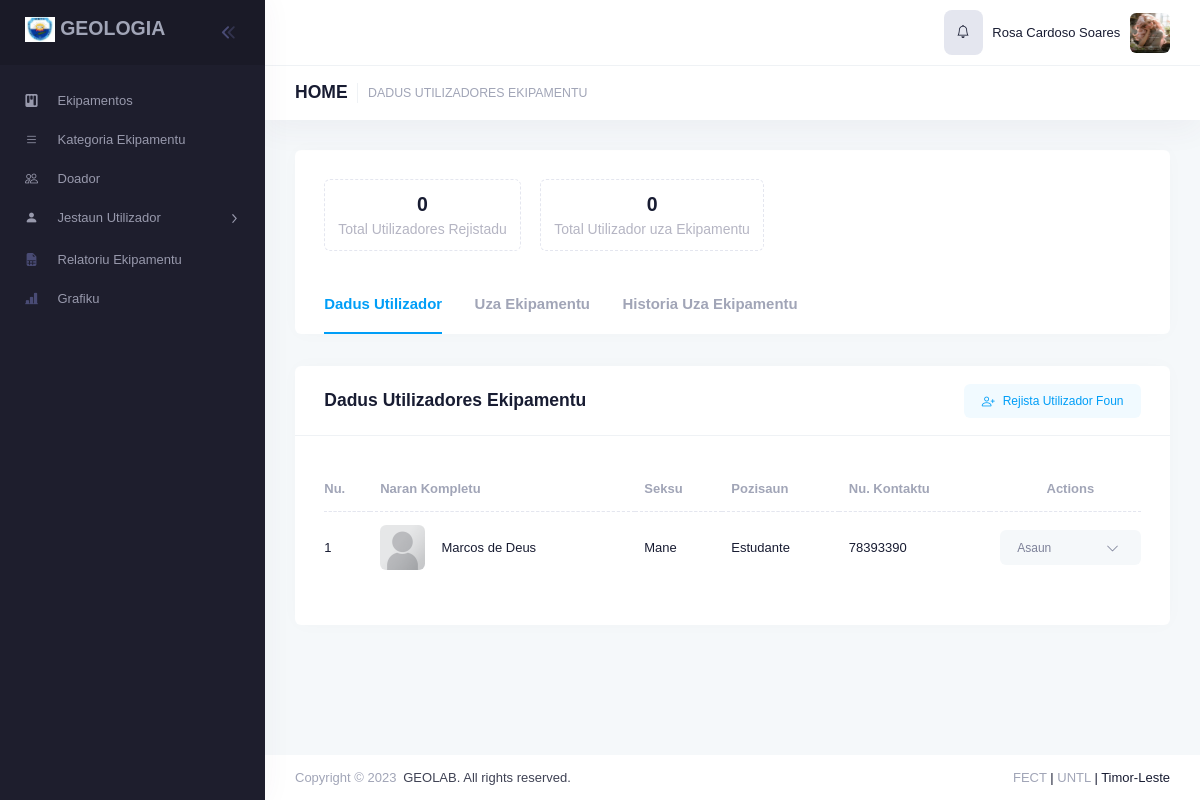
The page /equipments/utilizador/dash/ (signed in) on the database its author committed.
### users/models.py (models this page shows, shortened)
class Profile(models.Model):
	id = models.UUIDField(primary_key=True, default=uuid.uuid4, editable=False)
	user = models.OneToOneField(User, on_delete=models.CASCADE,related_name="user_profile")
	first_name = models.CharField(max_length=30, null=True, blank=True)
	last_name = models.CharField(max_length=30, null=True, blank=True)
	pob = models.CharField(max_length=50, verbose_name='Fatin Moris', null=True, blank=True)
	dob = models.DateField(verbose_name='Data Moris', null=True, blank=True)
	sex = models.CharField(choices=[('Mane','Mane'),('Feto','Feto')], max_length=6, null=True, blank=True)
	image = models.ImageField(upload_to=upload_profile, null=True, blank=True,
			validators=[FileExtensionValidator(allowed_extensions=['jpg','jpeg','png','gif'])], verbose_name="Upload Imajen")
	date_created = models.DateTimeField(auto_now_add=True,null=True,blank=True)

### equipments/models.py (models this page shows, shortened)
class Utilizador(models.Model):
	naran = models.CharField(max_length=255,null=True, verbose_name="Naran Responsavel")
	pozisaun = models.CharField(max_length=255,null=True, verbose_name="Pozisaun")
	seksu = models.CharField(choices=[('Mane','Mane'),('Feto','Feto')], max_length=10, null=True, verbose_name="Seksu")
	nu_kontaktu = models.CharField(max_length=50,null=True,verbose_name="Nu. Kontaktu")
	image = models.ImageField(upload_to='Utilizador', null=True,blank=True)
	user_created = models.ForeignKey(User, on_delete=models.CASCADE, null=True)
	date_created = models.DateTimeField(auto_now_add=True,null=True,blank=True)
	hashed = models.CharField(max_length=32, null=True)

### users/decorators.py (the view)
		def wrapper_func(request, *args, **kwargs):
			group = None
			if request.user.groups.exists():
				group = request.user.groups.all()[0].name
			if group in allowed_roles:
				return view_func(request, *args, **kwargs)
			else:
				return render(request, 'auth/500.html')

### equipments/views/utilizador.py (called while the page is built)
@login_required
@allowed_users(allowed_roles=['Administracao Laboratorio','Admin','Cordenador Laboratorio','Director','Vice Director'])
def UtilizadorEquipmentuDash(request):
	group = request.user.groups.all()[0].name
	objects = Utilizador.objects.all()
	total_utilizador = objects.count()
	total_utilizador_uza_ekip = UtilizaEkipamentu.objects.filter(is_return=False).distinct().values('utilizador').count()
	context = {
		'group':group,
		'objects': objects,
		'total_utilizador': total_utilizador,
		'total_utilizador_uza_ekip': total_utilizador_uza_ekip,
		'page': "dash",
		'active_utilizador':'active',
		'active_utilizador':'active',
		'title': 'Dadus Utilizadores Ekipamentu', 'legend': 'Dadus Utilizadores Ekipamentu',
	}
	return render(request, 'utilizador/dash.html', context)

### equipments/templates/utilizador/dash.html (shortened to what this page needs)
{% extends 'main/base.html' %}
{% load crispy_forms_tags %}
{% load static %}
{% block content %}
<div class="toolbar" id="kt_toolbar">
	<div id="kt_toolbar_container" class="container-fluid d-flex flex-stack">
		<div data-kt-swapper="true" data-kt-swapper-mode="prepend" data-kt-swapper-parent="{default: '#kt_content_container', 'lg': '#kt_toolbar_container'}" class="page-title d-flex align-items-center flex-wrap me-3 mb-5 mb-lg-0">
			<h1 class="d-flex align-items-center text-dark fw-bolder fs-3 my-1"><a class="text-dark" href="{% url 'home' %}">HOME</a>
			<small class="text-muted fs-7 fw-bold my-1 ms-1">{{title|upper}}</small>
			</h1>
		</div>
	</div>
</div>
						<div class="post d-flex flex-column-fluid" id="kt_post">
							<div id="kt_content_container" class="container-xxl">
								<div class="card mb-5 mb-xl-10">
									<div class="card-body pt-9 pb-0">
										<div class="d-flex flex-wrap flex-sm-nowrap mb-3">
											<div class="flex-grow-1">
												<div class="d-flex flex-wrap flex-stack">
													<div class="d-flex flex-column flex-grow-1 pe-8">
														<div class="d-flex flex-wrap">
															<div class="border border-gray-300 border-dashed rounded min-w-125px py-3 px-4 me-6 mb-3 text-center">
																<div class="">
																	<div class="fs-2 fw-bolder" data-kt-countup="true" data-kt-countup-value="{{total_utilizador}}" data-kt-countup-prefix="">0</div>
																</div>
																<div class="fw-bold fs-6 text-gray-400">Total Utilizadores Rejistadu</div>
															</div>
															<div class="border border-gray-300 border-dashed rounded min-w-125px py-3 px-4 me-6 mb-3 text-center">
																<div class="align-items-center">
																	<div class="fs-2 fw-bolder" data-kt-countup="true" data-kt-countup-value="{{total_utilizador_uza_ekip}}">0</div>
																</div>
																<div class="fw-bold fs-6 text-gray-400">Total Utilizador uza Ekipamentu</div>
															</div>
														</div>
													</div>
												</div>
											</div>
										</div>
										<ul class="nav nav-stretch nav-line-tabs nav-line-tabs-2x border-transparent fs-5 fw-bolder">
											<li class="nav-item mt-2">
												<a class="nav-link text-active-primary ms-0 me-10 py-5 active" href="{% url 'UtilizadorEquipmentuDash' %}">Dadus Utilizador</a>
											</li>
											<li class="nav-item mt-2">
												<a class="nav-link text-active-primary ms-0 me-10 py-5" href="{% url 'UtilizadorUzaEquipmentuDash' %}">Uza Ekipamentu</a>
											</li>
											<li class="nav-item mt-2">
												<a class="nav-link text-active-primary ms-0 me-10 py-5" href="{% url 'HistoriaUtilazaEkipamentuLaboratoriu' %}">Historia Uza Ekipamentu</a>
											</li>
										</ul>
									</div>
								</div>
								<div class="card mb-5 mb-xl-10" id="kt_profile_details_view">
									<div class="card-header cursor-pointer">
										<div class="card-title m-0">
											<h3 class="fw-bolder m-0">{{title}}</h3>
										</div>
										{% if page == 'dash' %}
										{% if group == "Admin" or group == "Administracao Laboratorio" or group == "Cordenador Laboratorio" %}
										<div class="card-toolbar" data-bs-toggle="tooltip" data-bs-placement="top" data-bs-trigger="hover" title="Click to add a user">
                        <a href="{% url 'UtilizadorEquipmentuAdd' %}" class="btn btn-sm btn-light-primary btn-active-primary">
                        <i class="bi bi-person-plus"></i>
                        Rejista Utilizador Foun</a>
                    </div>
                    {% endif %}
                    {% endif %}
									</div>
									<div class="card-body p-9">
										{% if page == 'dash' %}
										<div class="table-responsive">
											<table id="example" class="table table-row-dashed table-row-gray-300 align-middle gs-0 gy-4">
												<thead>
													<tr class="fw-bolder text-muted">
														<th class="min-w-10px">Nu.</th>
														<th class="min-w-140px">Naran Kompletu</th>
														<th class="min-w-120px">Seksu</th>
														<th class="min-w-120px">Pozisaun</th>
														<th class="min-w-120px">Nu. Kontaktu</th>
														<th class="min-w-100px text-center">Actions</th>
													</tr>
												</thead>
												<tbody>
													{% for obj in objects %}
													<tr>
														<td>
																{{forloop.counter}}
														</td>
														<td data-title="Username">
															<div class="d-flex align-items-center">
																<div class="symbol symbol-45px me-5">
																	{% if obj.image %}
																	<img src="{{obj.image.url}}" alt="" class="zoom" />
																	{% else %}
																	<img src="{% static 'assets/media/avatars/blank.png' %}" alt="No Photo" class="zoom" />
																	{% endif %}
																</div>
																<div class="d-flex justify-content-start flex-column">
																	{{ obj.naran }}
																</div>
															</div>
														</td>
				                  	<td data-title="Group">{{ obj.seksu}}</td>
				                  	<td data-title="Email">{{ obj.pozisaun }}</td>
				                  	<td data-title="Email">{{ obj.nu_kontaktu }}</td>
														<td class="text-center">
															<div class="m-0">
																<a class="btn btn-sm btn-light btn-active-light-primary d-flex justify-content-between" data-kt-menu-trigger="click" data-kt-menu-placement="bottom-end" data-kt-menu-overflow="true">
																	<span class="">Asaun </span><i class="mt-1 bi bi-chevron-down"></i>
																</a>
															</div>
														</td>
													</tr>
													{%endfor%}
												</tbody>
											</table>
										</div>
										{% elif page == 'utilizador_form' %}
											{% csrf_token %}
                  		{% crispy form %}
										{% endif %}
									</div>
								</div>
							</div>
						</div>
{% endblock %}
{% block script %}
	{% if page == 'dash' %}
		{% include 'exports_custom1.html' %}
	{% elif page == 'detail' %}
		{% include 'exports_custom2.html' %}
	{% elif page == 'detailhistoria' %}
		{% include 'exports_custom3.html' %}
	{% elif page == 'detailhistoria1' %}
		{% include 'exports_custom4.html' %}
	{% endif %}
{% endblock %}

### main/templates/main/header.html (shortened to what this page needs)
{% load static %}
					<div id="kt_header" style="" class="header align-items-stretch">
						<div class="container-fluid d-flex align-items-stretch justify-content-between">
							<div class="d-flex align-items-stretch justify-content-between flex-lg-grow-1">
								<div class="d-flex align-items-stretch flex-shrink-0">
									<div class="d-flex align-items-center ms-1 ms-lg-3" id="kt_header_user_menu_toggle">
										<div class="cursor-pointer symbol symbol-30px symbol-md-40px" data-kt-menu-trigger="click" data-kt-menu-attach="parent" data-kt-menu-placement="bottom-end">
											<div class="p-4 bg-secondary" style="border-radius: 8px;">
												<span class="bi bi-bell"></span>
											</div>
										</div>
									</div>
									<div class="d-flex align-items-center ms-1 ms-lg-3">
										{% if request.user.user_profile.first_name %}
											{{request.user.user_profile.first_name}} {{request.user.user_profile.last_name}}
										{% else %}
											{% if request.user.email %}
												{{request.user.email}}
											{% else %}
											users@gmail.com
											{% endif %}
										{% endif %}
									</div>
									<div class="d-flex align-items-center ms-1 ms-lg-3" id="kt_header_user_menu_toggle">
										<div class="cursor-pointer symbol symbol-30px symbol-md-40px" data-kt-menu-trigger="click" data-kt-menu-attach="parent" data-kt-menu-placement="bottom-end">
										{% if request.user.user_profile.image %}
										<img src="{{request.user.user_profile.image.url}}" alt="user" />
										{% else %}
											<img src="{% static 'assets/media/avatars/300-1.jpg' %}" alt="user" />
										{% endif %}
										</div>
									</div>
								</div>
							</div>
						</div>
					</div>

### rows shown on the page
Utilizador: image (placeholder picture), naran "Marcos de Deus", seksu "Mane", pozisaun "Estudante", nu_kontaktu "78393390"

### other values the page prints
{{ request.user.user_profile.first_name }} "Rosa Cardoso"
{{ request.user.user_profile.last_name }} "Soares"
{{ title|upper }} "DADUS UTILIZADORES EKIPAMENTU"
{{ title }} "Dadus Utilizadores Ekipamentu"
